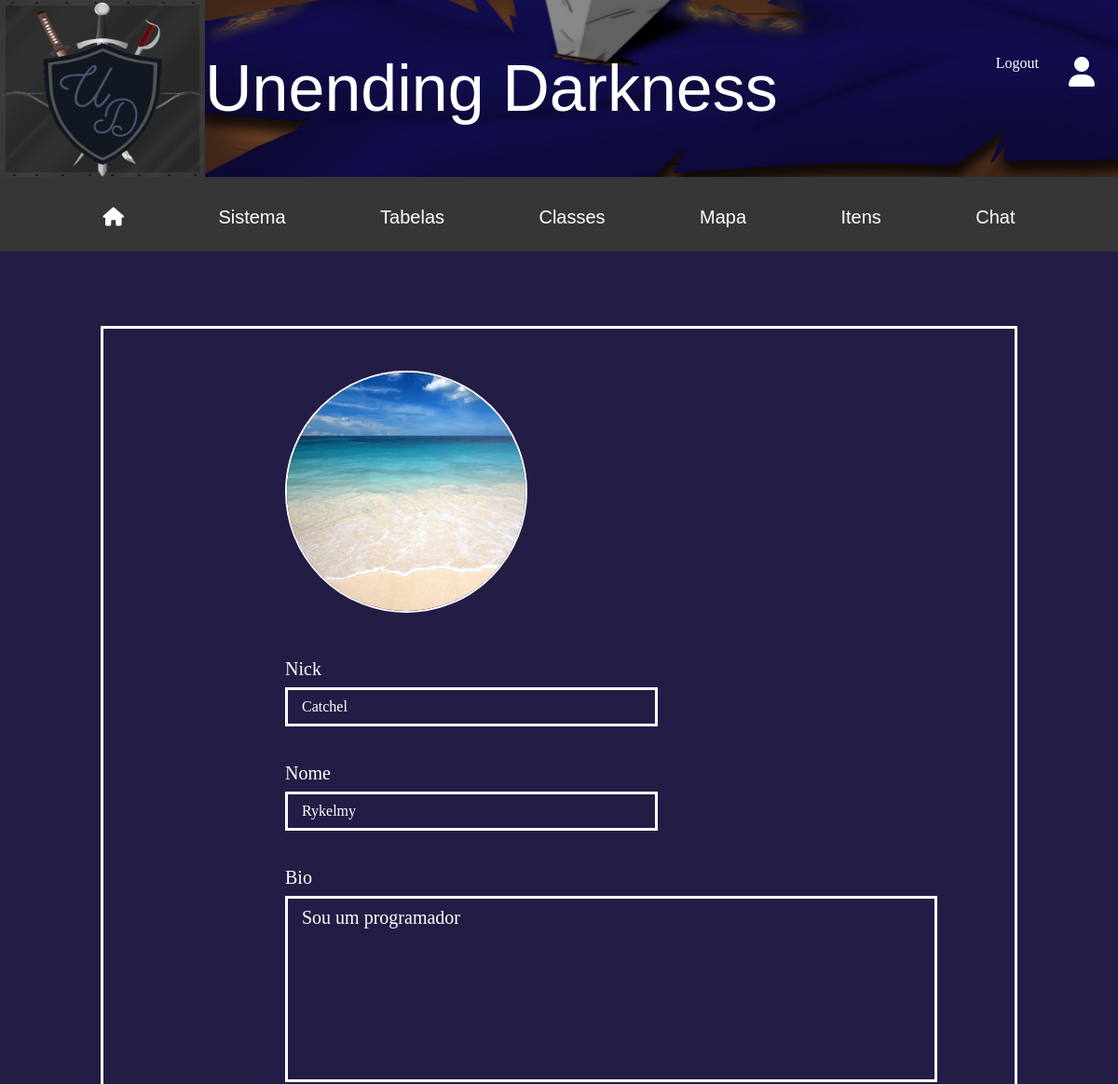
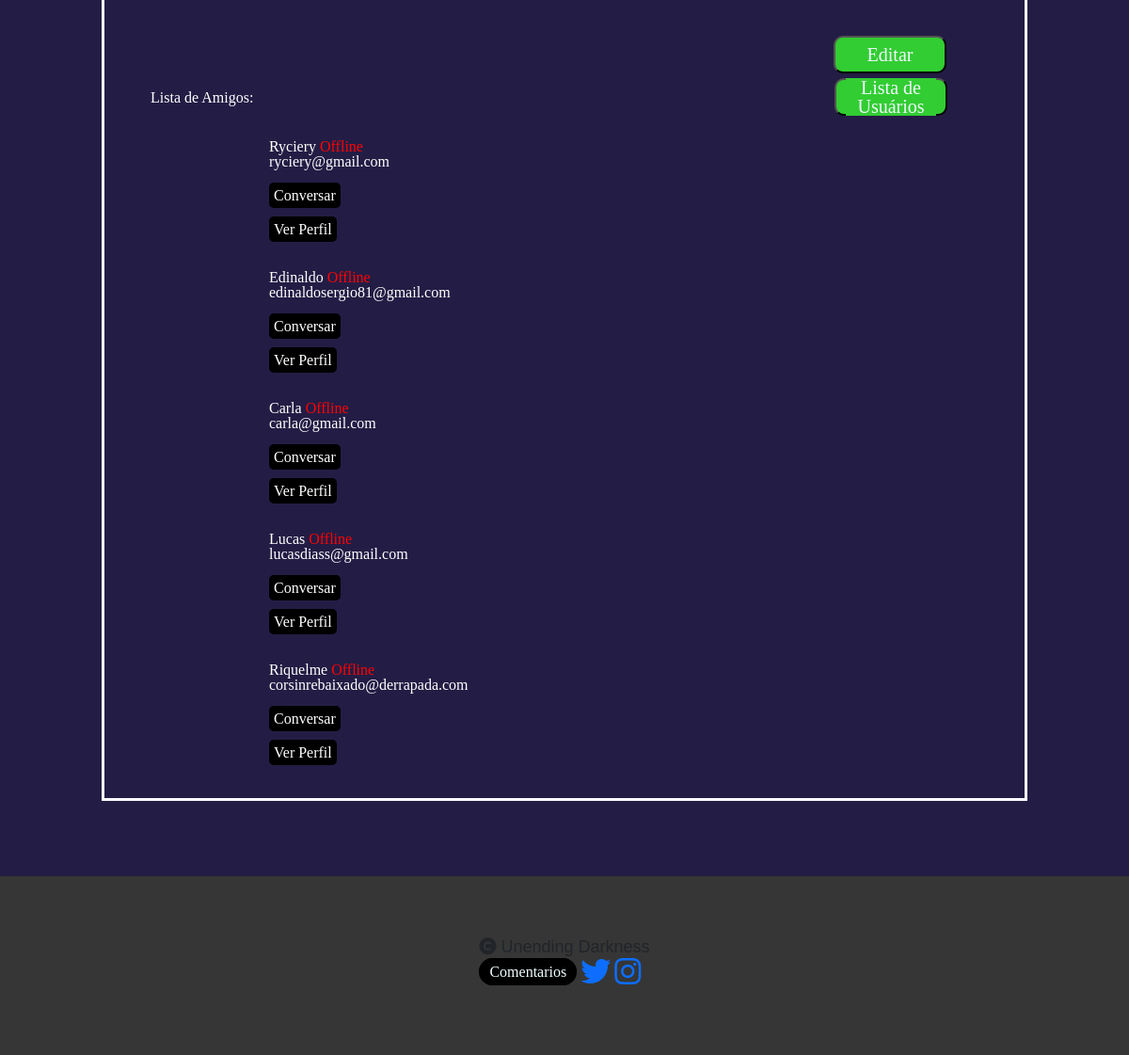
The app's page /app/perfil.php (signed in) with its own data (2 pictures, top to bottom).
### tables this page shows
CREATE TABLE `img_usuario` (
  `id_img` int(11) NOT NULL,
  `nome_img` varchar(60) DEFAULT NULL,
  `foto_end` varchar(90) DEFAULT NULL,
  `id_usuario` int(11) DEFAULT NULL
);

CREATE TABLE `tbl_usuario` (
  `id_usuario` int(11) NOT NULL,
  `sessao_status` varchar(50) NOT NULL,
  `nick_usuario` varchar(60) NOT NULL,
  `nome_usuario` varchar(60) NOT NULL,
  `email_usuario` varchar(60) NOT NULL,
  `senha_usuario` varchar(300) NOT NULL,
  `bio_usuario` varchar(450) NOT NULL
);

### classes/repositorioUsuario.php (called while the page is built, shortened)
<?php
include 'usuario.php';
require_once 'conexao.php';
class RepositorioUsuariosMySQL implements IRepositorioUsuarios
{
    private $conexao;
    public function __construct()
    {
        $this->conexao = new Conexao("localhost","root","","4ad");
    }
    public function ListarDados($id_usuario)
    {
        $sql = "SELECT * FROM tbl_usuario WHERE id_usuario = '$id_usuario'";
        $listagem = $this->conexao->executarQuery($sql);
        $arrayDados = array();
        while($linha = mysqli_fetch_array($listagem)){
            $perfil = new Usuario(
                $linha['nome_usuario'],
                $linha['nick_usuario'],
                $linha['email_usuario'],
                $linha['senha_usuario'],
                $linha['bio_usuario']);
            array_push($arrayDados, $perfil);
        }
        return $arrayDados;
    }
    public function SetarImagemUsuario($id_usuario)
    {
        $sql = "SELECT * FROM img_usuario WHERE id_usuario = '$id_usuario'";
        $consulta = $this->conexao->executarQuery($sql);
        $registro = mysqli_fetch_array($consulta);
        $img_end = $registro[2];
        return $img_end;
    }
    public function PegarIdAmg1($id_usuario)
    {
        $sql = "SELECT * FROM tbl_amg WHERE id_usuario = '$id_usuario'";
        $listagem = $this->conexao->executarQuery($sql);
        return $listagem;
    }
    public function ListarAmg($id,$id_usuario)
    {
        $sql = "SELECT * FROM tbl_usuario WHERE id_usuario = '$id' AND id_usuario != '$id_usuario'";
        $listagem = $this->conexao->executarQuery($sql);
        return $listagem;
    }
}

### classes/conexao.php (called while the page is built, shortened)
<?php
class Conexao{
    private $host;
    private $usuario;
    private $senha;
    private $banco;
    private $conexao;
    function __construct($host,$usuario,$senha,$banco)
    {
        $this->host=$host;
        $this->usuario=$usuario;
        $this->senha=$senha;
        $this->banco=$banco;
    }
    function conectar(){
        $this->conexao = mysqli_connect(
            $this->host,
            $this->usuario,
            $this->senha,
            $this->banco
        );
        if ($this->conexao->connect_error) {
            error_log('Connection error: ' . $this->conexao->connect_error);
            return false;
        } else {
            mysqli_query($this->conexao,"SET NAMES 'UTF8'");
            return true;
        }
    }
    function executarQuery($sql){
        return mysqli_query($this->conexao,$sql);
    }
}

### classes/usuario.php (called while the page is built, shortened)
<?php
class Usuario
{
    private $nome_usuario;
    private $nick_usuario;
    private $bio_usuario;
    public function __construct($nome_usuario,$nick_usuario,$email_usuario,$senha_usuario,$bio_usuario)
    {
        $this->nome_usuario=$nome_usuario;
        $this->nick_usuario=$nick_usuario;
        $this->bio_usuario=$bio_usuario;
    }
    public function getNomeUsuario(){
        return $this->nome_usuario;
    }
    public function getNickUsuario(){
        return $this->nick_usuario;
    }
    public function getBioUsuario(){
        return $this->bio_usuario;
    }
}

### app/perfil.php (the view, shortened to what this page needs)
<?php
    require_once '../classes/repositorioUsuario.php';
    $repositorio = new RepositorioUsuariosMySQL();
    $id_usuario = $_SESSION['id_usuario'];
    $informacoes = $repositorio->ListarDados($id_usuario);
    if(isset($_SESSION['img_usuario'])){
      $img = $_SESSION['img_usuario'];
    } else {
      $img = $repositorio->SetarImagemUsuario($id_usuario);
    }
?>
<!DOCTYPE html>
<html lang="en">
<head>
    <link href="../assets/bootstrap/css/bootstrap.min.css" rel="stylesheet">
    <link rel="stylesheet" href="https://cdnjs.cloudflare.com/ajax/libs/font-awesome/6.1.1/css/all.min.css" />
    <link rel="stylesheet" href="../assets/style/reset.css">
    <link rel="stylesheet" href="../assets/style/home.css">
    <link rel="stylesheet" href="../assets/style/perfil.css">
</head>
<body>
  <header class="header">
    <div class="caixa__header__titulo">
        <h1 class="header__title">Unending Darkness</h1>
    </div>
    <div class="header__perfil">
      <?php
          if(isset($_SESSION['id_usuario'])){
            echo"<a class='header__perfil__item' href='perfil.php'><i class='fa-solid fa-user fa-2xl'></i></a>";
            echo"<a class='header__perfil__login' href='logout.php'>Logout</a>";
          } else {
            echo"<a class='header__perfil__login' href='app/login.php'>Login</a>";
            echo"<a class='header__perfil__cadastrar' href='cadastro.php'>Cadastrar</a>";
          }
        ?>
    </div>
  </header>
  <nav class="navbar navbar-expand-lg top-menu img-fluid">
    <div class="container-fluid top-menu-bar">
      <div class="collapse navbar-collapse justify-content-evenly top-menu-caixaList" id="navbarNav">
        <ul class="navbar-nav top-menu__list">
          <li class="nav-item top-menu__item">
            <a class="nav-link active top-menu__item__link" aria-current="page" href="../index.php"><i class="fa-solid fa-house"></i></a>
          </li>
          <li class="nav-item top-menu__item">
            <a class="nav-link top-menu__item__link" href="../nav/sistemas.php">Sistema</a>
          </li>
          <li class="nav-item top-menu__item">
            <a class="nav-link top-menu__item__link" href="../nav/tabelas.php">Tabelas</a>
          </li>
          <li class="nav-item top-menu__item">
            <a class="nav-link top-menu__item__link" href="../nav/classes.php">Classes</a>
          </li>
          <li class="nav-item top-menu__item">
            <a class="nav-link top-menu__item__link" href="../nav/mapas.php">Mapa</a>
          </li>
          <li class="nav-item top-menu__item">
            <a class="nav-link top-menu__item__link" href="../nav/itens.php">Itens</a>
          </li>
          <li class="nav-item top-menu__item">
                <a class="nav-link top-menu__item__link" href="Chat/chat_geral/index_chat_geral.php">Chat</a>
              </li>
        </ul>
      </div>
    </div>
  </nav>
  <div class="caixa__logo">
    <img src="../assets/img/logo.png" alt="Logo de Infinity darkness" class="logo">
  </div>
  <main class="main">
      <div class="apresentacao">
        <div class="caixa__foto">
          <?php
            echo "<img src='$img' alt='' class='caixa__foto__perfil'>"
          ?>
        </div>
        <div class="informacao">
          <?php
            $dados = array_shift($informacoes);
            echo "<p class='informacao__label'>Nick</p>";
            echo "<p class='informacao__input'>".$dados->getNickUsuario()."</p>";
            echo "<p class='informacao__label'>Nome</p>";
            echo "<p class='informacao__input'>".$dados->getNomeUsuario()."</p>";
            echo "<p class='informacao__label'>Bio</p>";
            echo "<p class='informacao__input__bio'>".$dados->getBioUsuario()."</p>";
          ?>
          <div class="botao__edit">
            <button class="botao__edit__button"><a class="botao__edit__link" href="perfil-edit.php">Editar</a></button>
          </div>
          <div class="botao__lista">
            <button class="botao__lista__button"><a class="botao__lista__link" href="lista_usuarios.php">Lista de Usuários</a></button>
          </div>
          <div>
            <h2 class='mostrar__amigos'> Lista de Amigos: </h2>
            <?php
              $id_usuario = $_SESSION['id_usuario'];
              $informacoes = $repositorio->PegarIdAmg1($id_usuario);
              foreach ($informacoes as $key) {
                $id = $key['id_amigo'];
                $listar = $repositorio->ListarAmg($id,$id_usuario);
                foreach ($listar as $key) {
                  if($key['sessao_status'] == "Online"){
                    $cor = "green";
                  } else {
                    $cor = "red";
                  }
                  $x = $id;
                  echo "<div class='tabela_amigos'>";
                  echo "<h2>".$key['nome_usuario']."   <a style='color:".$cor."'>".$key['sessao_status']."</a></h2>";
                  echo "<h2 class='tabela_amigos_h2'>".$key['email_usuario']."</h2>";
                  echo "<h2 class='tabela_amigos_h2'><a class='tabela_amigos_a' href='Chat/chat_privado/index_chat_privado.php?id=$x'>Conversar</a></h2>";
                  echo "<h2><a class='tabela_amigos_a' href='redirecionar.php?id=$x'>Ver Perfil</a></h2>";
                  echo "</div>";
                }
              }
            ?>
          </div>
          </div>
      </div>
  </main>
  <footer class="rodape__pai">
      <div class="rodape__caixa">
        <h2 class="rodape__caixa__h2"><i class="fa-solid fa-copyright"></i> Unending Darkness </h2>
        <a class="rodape__caixa__but" href="">Comentarios</a>
        <a class="rodape__caixa_link" href="link do twiter"><i class="fa-brands fa-twitter fa-2xl"></i></a>
        <a class="rodape__caixa_link" href="link do instagram"><i class="fa-brands fa-instagram fa-2xl"></i></a>
      </div>
  </footer>
</body>
</html>

### assets/style/home.css (style rules this page uses)
body { display: grid; grid-template-columns: 220px auto; grid-template-rows: 190px 80px auto 150px; grid-template-areas: "logo header" "top-menu top-menu" "container container" "rodape rodape"; height: 100vh; flex: 1; background: #1b153ff6; }
.header { grid-area: header; display: flex; flex-direction: row; background-image: url('../img/FaixaSite.png'); }
.caixa__header__titulo { display: flex; align-items: center; flex-wrap: wrap; margin: 0px ; }
.header__title { color: #ffffff; font-family: Impact, Haettenschweiler, 'Arial Narrow Bold', sans-serif; font-size: 70px; }
.header__perfil { display: flex; align-self: flex-end; gap: 10px; margin-right: 10px; }
.header__perfil__item { color: #ffffff; text-decoration: none; position: absolute; right: 25px; top: 70px; }
.header__perfil__login { color: #ffffff; text-decoration: none; position: absolute; right: 85px; top: 60px; font-family: fantasy; }
.top-menu { grid-area: top-menu; background-color: #363636; padding: 25px 5px; flex: 1; }
.top-menu__list { flex: 1; justify-content: space-evenly; background: #363636; }
.top-menu__item { margin-top: 5px; }
.top-menu__item__link { color: #ffffff; text-decoration: none; font-size: 20px; font-family: Impact, Haettenschweiler, 'Arial Narrow Bold', sans-serif; }
.caixa__logo { display: flex; background-image: url('../img/MetalLogo.png'); grid-area: logo }
.logo { width: 100%; height: 100%; }
.main { grid-area: container ; height: 100%; color: #ffffff; margin: 0% 9%; }
.rodape__pai { grid-area: rodape; display: flex; justify-content: center; background: #363636; position: static; height: 190px; }
.rodape__caixa { margin-top: 65px; }
.rodape__caixa__h2 { font-family: Impact, Haettenschweiler, 'Arial Narrow Bold', sans-serif; font-size: 18px; margin-bottom: 10px; }
.rodape__caixa__but { padding: 5px 10px 5px 10px; border: solid 1px black; background: black; color: azure; text-decoration: none; border-radius: 15px; }

### assets/style/perfil.css (style rules this page uses)
.main { display: flex; flex: 1; grid-area: container; justify-self: center; }
.apresentacao { border: solid rgb(255, 255, 255) 3px; margin: 80px 0px; display: flex; flex-wrap: wrap; padding: 15px; justify-content: space-between; align-items: center; }
.caixa__foto { margin-top: 30px; margin-left: 180px; margin-bottom: 50px; width: 260px; height: 260px; display: flex; }
.caixa__foto__perfil { border: solid 2px rgb(255, 255, 255); border-radius: 50%; margin: 0px 0px 0px 0px; max-width: 100%; max-height: 100%; object-fit: cover; }
.informacao { display: flex; flex-direction: column; }
.informacao__label { display: block; margin-left: 180px; margin-bottom: 10px; font-size: 20px; color: #ffffff; }
.informacao__input { display: block; margin-left: 180px; margin-bottom: 40px; margin-right: 15px; padding: 10px 15px; width: 400px; border: solid rgb(255, 255, 255) 3px; color: #ffffff; }
.informacao__input__bio { display: block; margin-left: 180px; margin-bottom: 40px; margin-right: 15px; padding: 10px 15px; width: 400px; border: solid #ffffff 3px; width: 700px; height: 200px; font-size: 20px; color: #ffffff; }
.botao__edit { display: flex; justify-content: flex-end; margin: 0px 15px; }
.botao__edit__button { border-radius: 10px 10px; font-size: 20px; background: #32CD32; width: 120px; height: 40px; display: flex; align-items: center; justify-content: center; }
.botao__edit__link { text-decoration: none; color: aliceblue; background: #32CD32; }
.botao__lista { display: flex; justify-content: flex-end; margin-right: 14px; margin-top: 5px; }
.botao__lista__button { padding: 10px; border-radius: 10px 10px; font-size: 20px; background: #32CD32; width: 120px; height: 40px; display: flex; align-items: center; justify-content: center; }
.botao__lista__link { text-decoration: none; color: aliceblue; background: #32CD32; }
.tabela_amigos { flex-direction: column; margin: 15px 80px; justify-content: center; padding: 10px 0px 10px 80px; }
.tabela_amigos_h2 { margin-bottom: 20px; }
.tabela_amigos_a { text-decoration: none; color: #FFFFFF; background: #000000; padding: 5px; border-radius: 5px; }
.mostrar__amigos { display: flex; position: absolute; left: 155px; top: 1220px; margin: 40px 5px; }

### records on screen
img_usuario: foto_end (picture)
tbl_usuario: nick_usuario "Catchel", nome_usuario "Rykelmy", bio_usuario "Sou um programador"
tbl_usuario: nome_usuario "Ryciery", sessao_status "Offline", email_usuario "ryciery@gmail.com"
tbl_usuario: nome_usuario "Edinaldo", sessao_status "Offline", email_usuario "edinaldosergio81@gmail.com"
tbl_usuario: nome_usuario "Carla", sessao_status "Offline", email_usuario "carla@gmail.com"
tbl_usuario: nome_usuario "Lucas", sessao_status "Offline", email_usuario "lucasdiass@gmail.com"
tbl_usuario: nome_usuario "Riquelme", sessao_status "Offline", email_usuario "corsinrebaixado@derrapada.com"
